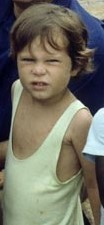
#> input picture human.jpg, 104 x 225 px
$ python suppression.py --image human.jpg --simage main.jpg
#> lines starting #> are read from the running program, lines starting #| are printed output that depends on the picture
### utils.py
import os
import cv2
import numpy as np


def sliding_window(image, stepSize, windowSize):
    # slide a window across the image
    for y in range(0, image.shape[0], stepSize):
        for x in range(0, image.shape[1], stepSize):
            # yield the current window
            yield (x, y, image[y:y + windowSize[1], x:x + windowSize[0]])

# Malisiewicz et al.
def non_max_suppression (boxes, overlapThresh):
    # if there are no boxes, return an empty list
    if len(boxes) == 0:
        return []

    # initialize the list of picked indexes
    pick = []

    # grab the coordinates of the bounding boxes
    x1 = boxes[:,0]
    y1 = boxes[:,1]
    x2 = boxes[:,2]
    y2 = boxes [:,3]
    # compute the area of the bounding boxes and sort the bounding
    # boxes by the bottom- -right y-coordinate of the bounding box
    area = (x2-x1+1)*(y2-y1+1)
    idxs = np.argsort (y2)
    # keep looping while some indexes still remain in the indexes
    # list
    while len(idxs) > 0:
    # grab the last index in the indexes list and add the
    # index value to the list of picked indexes
        last = len(idxs) - 1
        i = idxs[last]
        pick.append(i)

        xx1 = np.maximum(x1[i], x1[idxs[:last]])
        yy1 = np.maximum(y1[i], y1[idxs[:last]])
        xx2 = np.minimum(x2[i], x2[idxs[:last]])
        yy2 = np.minimum(y2[i], y2[idxs[:last]])

        # compute the width and height of the bounding box
        w = np.maximum(0, xx2 -xx1 +1)
        h = np.maximum(0, yy2 - yy1 + 1)

        # compute the ratio of overlap
        overlap = (w * h) / area[idxs[:last]]

        # delete all indexes from the index list that have
        idxs = np.delete(idxs, np.concatenate(([last],np.where (overlap > overlapThresh)[0])))
    # return only the bounding boxes that were picked using the
    # integer data type
    return boxes [pick].astype("int")

# Build class for loading data
class DatasetLoad:
    # Initialize the calss
    # [51 lines left out: functions __init__, load, not called in this run]

### suppression.py
#import the neccesary packages
from utils import sliding_window,non_max_suppression
import argparse
import time
import numpy as np
import cv2

def correlation_coefficient (patchl, patch2) :
    product = np.mean((patchl-patchl.mean())*(patch2 -patch2.mean ()))
    stds = patchl.std() * patch2.std()
    if stds == 0:
        return 0
    else:
        product /= stds
    return product

# Construct the argument parser and parse the arguments
ap = argparse.ArgumentParser()
ap.add_argument("-i","--image", required=True, help="Path to the image")
ap. add_argument("-s" ,"--simage", required=True, help= "Path to the image")
args = vars(ap.parse_args())
# when run write this command: python sliding window.py --image 1.jpg --simage 2.jpg

# load the image and define the window width and height
image1 = cv2.imread(args["image"])
#> image1 is the input picture: shape (225, 104, 3); mean B, G, R 99.2, 111.8, 113.6
image2 = cv2 .imread (args [ "simage"])
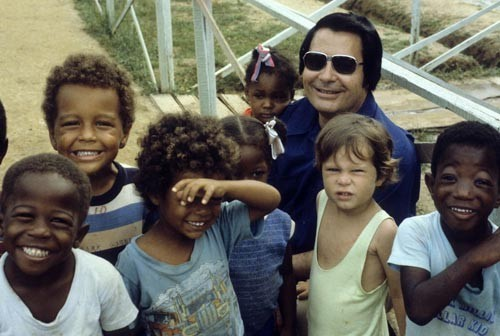
#> input picture main.jpg, 500 x 336 px
#> image2 is the input picture: shape (336, 500, 3); mean B, G, R 94.2, 104.1, 105.6

img1 = cv2.cvtColor(image1, cv2.COLOR_RGB2GRAY)
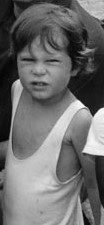
#> img1: shape (225, 104); min 3, max 254, mean 108.2
img2 = cv2.cvtColor(image2, cv2.COLOR_RGB2GRAY)
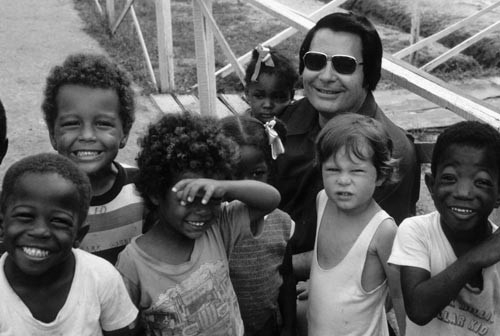
#> img2: shape (336, 500); min 1, max 254, mean 101.3

# Window size
(winH, winW) = img2.shape
#> winH = 336; winW = 500
found = []
boundingboxes = []
color= [[0,255,0],[0,0,255],[255,0,0]]
i = 0

for (x,y,window) in sliding_window(img1, stepSize = 16, windowSize = (winW, winH)):
    #if the window does not meet our desired window size, ignore it
    if window. shape[0] != winH or window.shape[1] != winW:
        continue
    patch = window.copy()

    # Find correlation coefficient of window with the desired image
    maxV = correlation_coefficient(patch,img2)

    # if we have found a new maximum correlation value, then update the bookkeeping variable
    if maxV > 0.4:
        found.append(maxV)
        boundingboxes.append((x,y,x + winW,y + winH))
        print(found)
    clone = img1.copy()
    cv2. rectangle(clone, (x, y), (x + winW, y + winH), color[0], 2)
    vertical = np.vstack((img2, patch))
    cv2.imshow("Match", vertical)
    cv2.imshow("Window", clone)
    cv2.waitKey(1)
    time. sleep (0.025)
#> this loop made 105 passes
#> (x, y) on passes 1 to 12: (0, 0), (16, 0), (32, 0), (48, 0), (64, 0), (80, 0), (96, 0), (0, 16), (16, 16), (32, 16), (48, 16), (64, 16)
#> after the loop, boundingboxes = []; found = []

# close all windows
cv2.destroyAllWindows()


clone = image1.copy()
# Draw rectangle on patch
for (startx, starty, endx, endy) in boundingboxes:
    cv2.rectangle (clone, (startx, starty), (endx, endy), color[i], 2)
    i= i+1
#> this loop made 0 passes
#> after the loop, i = 0

# perform non-maximum suppression on the bounding boxes
boundingboxes = np.array(boundingboxes)
#> boundingboxes = empty array
print(boundingboxes)
pick = non_max_suppression (boundingboxes, 0.5)
#> pick = []
print(pick)


# loop over the picked bounding boxes and draw them
for (startX, startY, endX, endY) in pick:
    cv2.rectangle(image1, (startX, startY), (endX, endY), (0, 255, 0), 2)

#cv2.imshow("Match", vertical)
cv2.imshow("BeforeSuppress",clone)
cv2.imshow("AfterSuppress", image1)

key = cv2.waitKey(0) &0xFF
#> (key q is pressed here)

if key == ord("q") :
    # close all windows
    cv2.destroyAllWindows()
